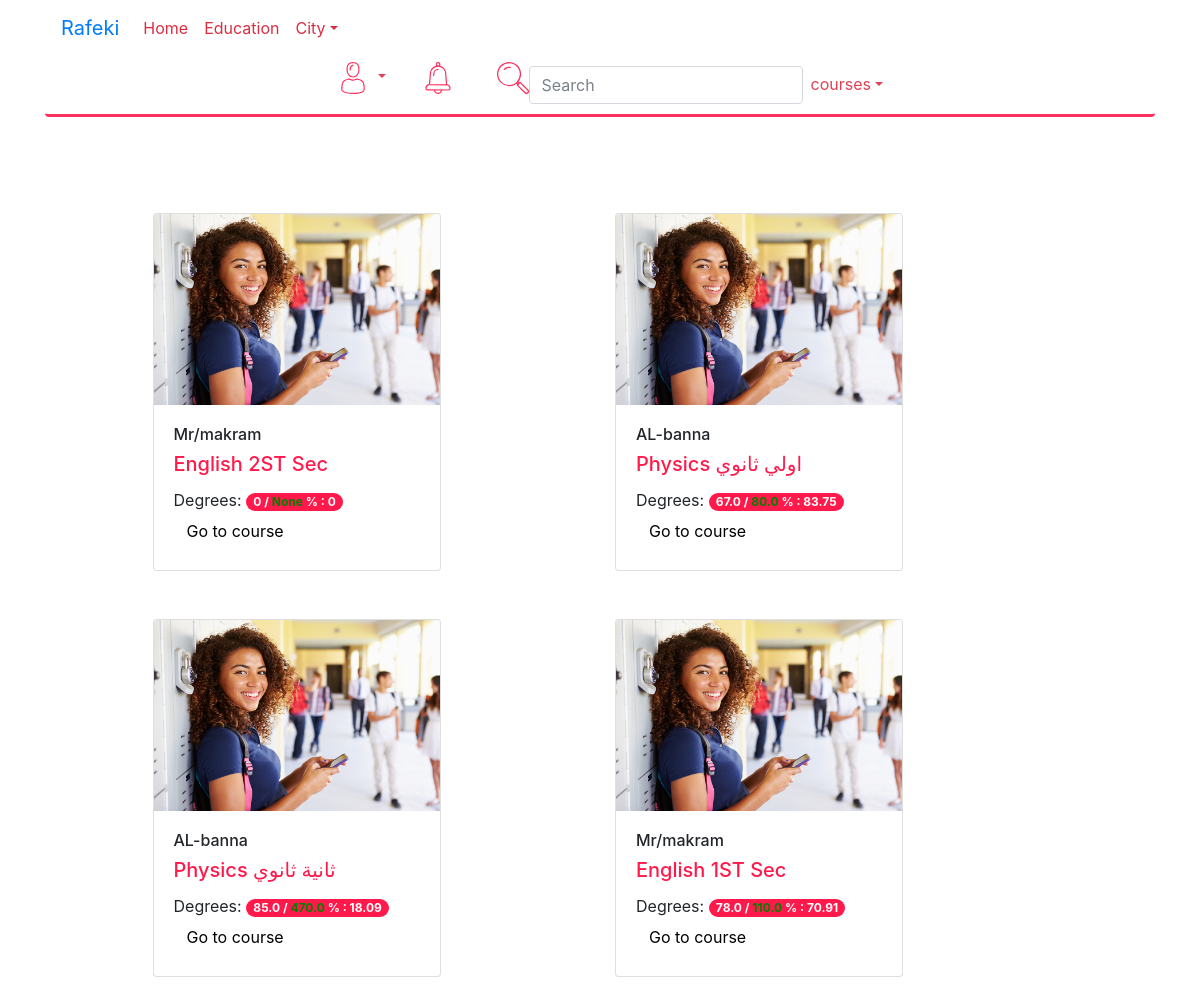
The app's page /st/ (signed in) with its own data.
### education/models.py (models this page shows)
class Course(models.Model):
    years=(
        ('a', 'اولي اعدادي'),
        ('b', 'ثانية اعدادي'),
        ('c', 'ثالتة اعدادي'),
        ('d', 'اولي ثانوي'),
        ('e', 'ثانية ثانوي'),
        ('f', 'ثالثة ثانوي'),
        ('g', 'اخري'),
    )
    name=models.CharField(max_length=50, null=False)
    photo = models.ImageField(blank=True)
    groups=models.TextField(null=True)
    school=models.ForeignKey(School)
    year=models.CharField(max_length=30,choices=years)
    student=models.ManyToManyField(Student , related_name='courses')
    def __str__(self):
        return self.name
    def get_absolute_url(self):
        return reverse('edu:course_dashboard', args=[self.id])

class School(models.Model):
    user=models.OneToOneField(User)
    Name=models.CharField(max_length=50, null=False)
    adress=models.TextField(max_length=120)
    photo=models.ImageField(blank=True)
    bio=models.TextField(max_length=500)
    slug=models.SlugField(max_length=20)
    class Meta:
        permissions = (
            ("add_students", "Can add new students"),
            ("edit_course", "Can change the information of course"),
            ("delete_student", "Can remove a student by setting its status as closed"),
        )
    def __str__(self):
        return self.Name

### education/student_dashboard_views.py (the view)
class StudentCourses(ListView):
    template_name = 'edu_index_signed.html'
    context_object_name = 'courses'
    def get_queryset(self):
        queryset = Course.objects.filter(student=self.request.user.student)
        return queryset

### education/managers.py (called while the page is built)
    def for_student(self, student_pk):
        return self.filter(student__pk=student_pk)

    def for_course(self, course_pk):
        return self.filter(exam__course__pk=course_pk)

    def get_queryset(self):
        return ExamRecordsQuerySet(self.model, using=self._db)  # Important!

    def for_student(self, student_pk):
        return self.get_queryset().for_student(student_pk)

### education/templatetags/education_filters.py (called while the page is built)
@register.simple_tag
def student_course_exams_progress(student, course):
	total_exams=Exam.objects.filter(course=course).aggregate(
		max_degree=Sum('max_mark'))['max_degree']
	total_student=ExamRecord.objects.for_student(
		student.pk).for_course(course.pk).aggregate(
		student_degree=Sum('student_degree'))['student_degree']
	if total_student!=None:
		precentage=float("{0:.2f}".format(total_student/total_exams *100))
	else:
		precentage=0
		total_student=0
	return {
		'exams':total_exams,
	 	'student':total_student,
	 	'precentage':precentage
	}

### education/templates/edu_index_signed.html
{% extends 'base.html'%}
{% load education_filters %}
{% block body %}
{% if not courses %}
<div class="container">
<div class="row">
<div class="col-6 mx-auto">
<h1 class="mt-5 ml-5" style="color: #dd2d41"> Code: {{ request.user.student.code }}</h1>
    <h4>This is your Code, share it with your Teachers and School to join you. Also share it with your family</h4>
    <br></br>
    <h4>Opps you are not a member of any course... You can see all our courses <a href="{%url 'edu:not_signed_home'%}">here</a></h4>
</div>
</div>
</div>
{% else%}
<div class="row">
{% block signed %}
{% for course in courses%}
{% student_course_exams_progress request.user.student course as exam_progress %}
<div class="col-4 offset-md-1  mt-5">
{% include "snippets/course_card.html" with title=course.name school=course.school url=course.get_absolute_url  student_degrees=exam_progress.student exams_degrees=exam_progress.exams precentage=exam_progress.precentage %}
</div>
{% endfor %}
</div>
{%endblock signed%}
{%endif%}
{% endblock body %}

### education/templates/snippets/course_card.html
{% load static %}
<div class="card" style="width: 18rem;">
  <img class="card-img-top" src="{% static 'img/shutterstock_199303319.jpg'%}"   alt="Card image cap">
  <div class="card-body">
    <h6 class="card-text ">{{ school }}</h6>
    <h5 class="card-title font-rafeki">{{ title }}</h5>
    <footer > Degrees: <span class="badge badge-primary badge-pill"><span > {{ student_degrees }}</span> / <span style="color: green">{{ exams_degrees }}</span>  % : <span style="color: white">{{ precentage }}</span></span></footer>
    <a href="{{ url }}" class="btn btn-rafeki">Go to course</a>
  </div>
</div>

### static/css/style.css (style rules this page uses)
.btn-rafeki { background-color:white; color: black; border-radius:10px; }
.font-rafeki { color: #ff1a4b; }
.badge-primary { background-color: #ff1a4b; color: white; border-radius: 15px; }

### records on screen
Course: name "English 2ST Sec", student_degrees "0", exams_degrees "None", precentage "0"
School: Name "Mr/makram"
Course: name "Physics اولي ثانوي", student_degrees "67.0", exams_degrees "80.0", precentage "83.75"
School: Name "AL-banna"
Course: name "Physics ثانية ثانوي", student_degrees "85.0", exams_degrees "470.0", precentage "18.09"
Course: name "English 1ST Sec", student_degrees "78.0", exams_degrees "110.0", precentage "70.91"
